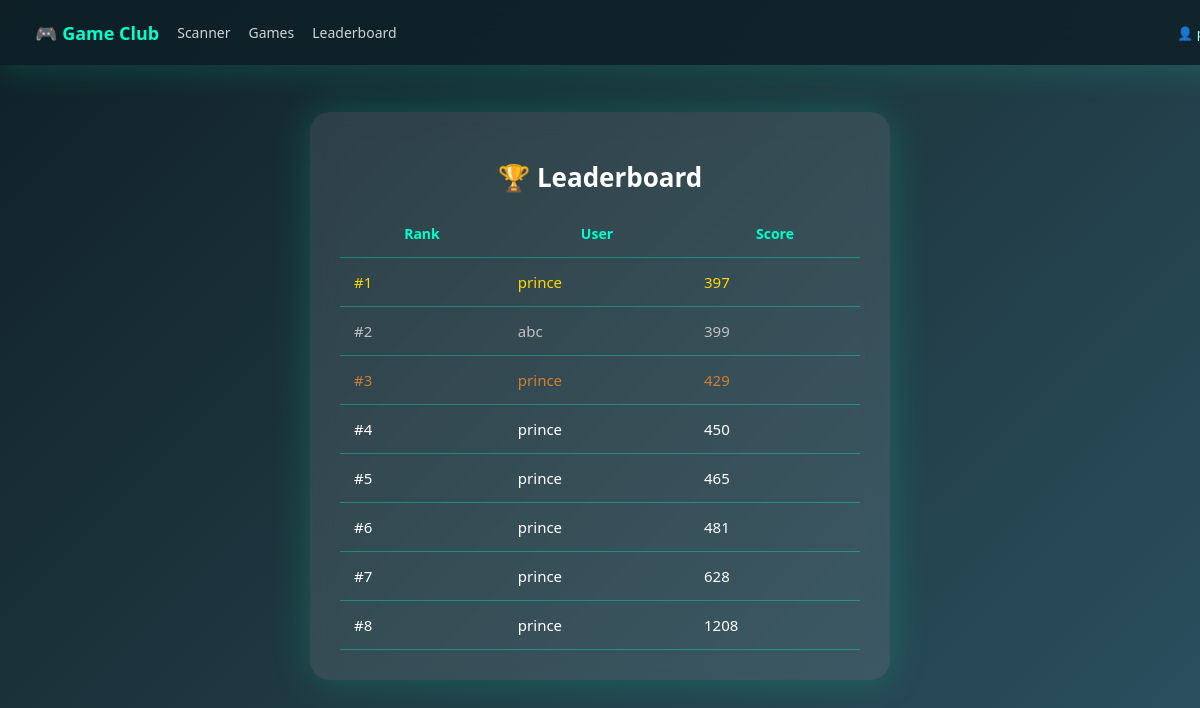
Page /leaderboard/ (signed in) on the committed database.
### games/models.py (models this page shows, shortened)
class GameScore(models.Model):
    user = models.ForeignKey(User, on_delete=models.CASCADE)
    game_name = models.CharField(max_length=100)
    score = models.IntegerField()
    score_type = models.CharField(
        max_length=10,
        choices=[("LOW", "LOW"), ("HIGH", "HIGH")],
        default="LOW"
    )
    created_at = models.DateTimeField(auto_now_add=True)

### games/views.py (the view)
# urls.py: path("leaderboard/", leaderboard, name="leaderboard"),
@login_required
def leaderboard(request):
    game_name = request.GET.get("game", "Reaction Time")
    score_type = (
        GameScore.objects
        .filter(game_name=game_name)
        .values_list("score_type", flat=True)
        .first()
    ) or "LOW"
    if score_type == "HIGH":
        scores = (
            GameScore.objects
            .filter(game_name=game_name)
            .order_by("-score", "created_at")[:10]
        )
    else:
        scores = (
            GameScore.objects
            .filter(game_name=game_name)
            .order_by("score", "created_at")[:10]
        )
    return render(request, "games/leaderboard.html", {
        "scores": scores,
        "game_name": game_name
    })

### games/templates/games/leaderboard.html (shortened to what this page needs)
﻿{% load static %}
<!DOCTYPE html>
<html>
<head>
</head>
<body>
    <nav class="navbar">
        <div class="nav-left">
            <span class="logo">🎮 Game Club</span>
            <a href="{% url 'home' %}">Scanner</a>
            <a href="{% url 'games' %}">Games</a>
            <a href="{% url 'leaderboard' %}">Leaderboard</a>
        </div>
        <div class="nav-right">
            <span class="user">👤 {{ user.username }}</span>
        </div>
    </nav>
    <div class="page-content">
        <div class="leaderboard-card">
            <h1>🏆 Leaderboard</h1>
            {% if scores %}
            <table>
                <tr>
                    <th>Rank</th>
                    <th>User</th>
                    <th>Score</th>
                </tr>
                {% for s in scores %}
                <tr class="
                {% if forloop.counter == 1 %}rank-1{% endif %}
                {% if forloop.counter == 2 %}rank-2{% endif %}
                {% if forloop.counter == 3 %}rank-3{% endif %}
            ">
                    <td>#{{ forloop.counter }}</td>
                    <td>{{ s.user.username }}</td>
                    <td>{{ s.score }}</td>
                </tr>
                {% endfor %}
            </table>
            {% else %}
            <div class="empty">No scores yet</div>
            {% endif %}
        </div>
    </div>
</body>
</html>

### games/templates/games/leaderboard.html (style rules this page uses)
body { margin: 0; min-height: 100vh; background: linear-gradient(135deg, #0f2027, #203a43, #2c5364); font-family: "Segoe UI", sans-serif; color: white; padding-top: 90px; }
.navbar { position: fixed; top: 0; width: 100%; height: 65px; background: rgba(15, 32, 39, 0.85); backdrop-filter: blur(14px); display: flex; justify-content: space-between; align-items: center; padding: 0 35px; box-shadow: 0 10px 30px rgba(0,255,180,0.12); z-index: 1000; }
.nav-left, .nav-right { display: flex; align-items: center; gap: 18px; }
.logo { font-weight: bold; font-size: 18px; color: #00ffcc; }
.navbar a { text-decoration: none; color: white; font-size: 14px; opacity: 0.8; transition: 0.25s; }
.user { font-size: 13px; color: #a0ffe6; }
.page-content { display: flex; justify-content: center; align-items: center; }
.leaderboard-card { background: rgba(255, 255, 255, 0.1); backdrop-filter: blur(12px); border-radius: 20px; padding: 30px; width: 520px; text-align: center; box-shadow: 0 0 40px rgba(0, 255, 180, 0.2); animation: float 4s ease-in-out infinite; }
h1 { margin-bottom: 15px; font-size: 26px; }
table { width: 100%; border-collapse: collapse; margin-top: 10px; }
th, td { padding: 14px; border-bottom: 1px solid rgba(0,255,204,0.35); }
th { color: #00ffcc; font-weight: 600; font-size: 14px; }
td { font-size: 15px; }
.rank-1 { color: gold; }
.rank-2 { color: silver; }
.rank-3 { color: #cd7f32; }

### rows in the picture
GameScore: user.username "prince", score "397"
GameScore: user.username "abc", score "399"
GameScore: user.username "prince", score "429"
GameScore: user.username "prince", score "450"
GameScore: user.username "prince", score "465"
GameScore: user.username "prince", score "481"
GameScore: user.username "prince", score "628"
GameScore: user.username "prince", score "1208"
